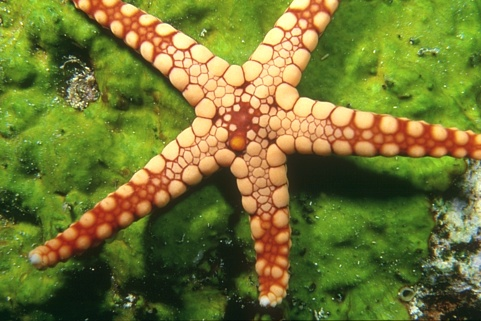
%> input picture TRPCA/testimg.jpg, 481 x 321 px
$ octave demo_trpca_image.m   (GNU Octave 9; MATLAB toolbox functions it lacks are replaced by stand-ins)
%> lines starting %> are read from the running program, lines starting %| are printed output that depends on the picture
### TRPCA/trpca_tnn.m
function [L,S,obj,err,iter] = trpca_tnn(X,lambda,opts)

% Solve the Tensor Robust Principal Component Analysis based on Tensor Nuclear Norm problem by ADMM
%
% min_{L,S} ||L||_*+lambda*||S||_1, s.t. X=L+S
%
% ---------------------------------------------
% Input:
%       X       -    d1*d2*d3 tensor
%       lambda  -    >0, parameter
%       opts    -    Structure value in Matlab. The fields are
%           opts.tol        -   termination tolerance
%           opts.max_iter   -   maximum number of iterations
%           opts.mu         -   stepsize for dual variable updating in ADMM
%           opts.max_mu     -   maximum stepsize
%           opts.rho        -   rho>=1, ratio used to increase mu
%           opts.DEBUG      -   0 or 1
%
% Output:
%       L       -    d1*d2*d3 tensor
%       S       -    d1*d2*d3 tensor
%       obj     -    objective function value
%       err     -    residual
%       iter    -    number of iterations
%
% version 1.0 - 19/06/2016
%
% Written by Canyi Lu (canyilu@gmail.com)
%
% References:
% [1] Canyi Lu, Jiashi Feng, Yudong Chen, Wei Liu, Zhouchen Lin and Shuicheng
%     Yan, Tensor Robust Principal Component Analysis with A New Tensor Nuclear
%     Norm, arXiv preprint arXiv:1804.03728, 2018
% [2] Canyi Lu, Jiashi Feng, Yudong Chen, Wei Liu, Zhouchen Lin and Shuicheng
%     Yan, Tensor Robust Principal Component Analysis: Exact Recovery of Corrupted
%     Low-Rank Tensors via Convex Optimization, arXiv preprint arXiv:1804.03728, 2018
%

tol = 1e-8;
max_iter = 500;
rho = 1.1;
mu = 1e-4;
max_mu = 1e10;
DEBUG = 0;

if ~exist('opts', 'var')
    opts = [];
end
if isfield(opts, 'tol');         tol = opts.tol;              end
if isfield(opts, 'max_iter');    max_iter = opts.max_iter;    end
if isfield(opts, 'rho');         rho = opts.rho;              end
if isfield(opts, 'mu');          mu = opts.mu;                end
if isfield(opts, 'max_mu');      max_mu = opts.max_mu;        end
if isfield(opts, 'DEBUG');       DEBUG = opts.DEBUG;          end

dim = size(X);
L = zeros(dim);
S = L;
Y = L;

iter = 0;
for iter = 1 : max_iter
    Lk = L;
    Sk = S;
    % update L
    [L,tnnL] = prox_tnn(-S+X-Y/mu,1/mu);
    % update S
    S = prox_l1(-L+X-Y/mu,lambda/mu);

    dY = L+S-X;
    chgL = max(abs(Lk(:)-L(:)));
    chgS = max(abs(Sk(:)-S(:)));
    chg = max([ chgL chgS max(abs(dY(:))) ]);
    if DEBUG
        if iter == 1 || mod(iter, 10) == 0
            obj = tnnL+lambda*norm(S(:),1);
            err = norm(dY(:));
            disp(['iter ' num2str(iter) ', mu=' num2str(mu) ...
                    ', obj=' num2str(obj) ', err=' num2str(err)]);
        end
    end

    if chg < tol
        break;
    end
    Y = Y + mu*dY;
    mu = min(rho*mu,max_mu);
end
obj = tnnL+lambda*norm(S(:),1);
err = norm(dY(:));

### TRPCA/prox_tnn.m
function [X,tnn,trank] = prox_tnn(Y,rho)

% The proximal operator of the tensor nuclear norm of a 3 way tensor
%
% min_X rho*||X||_*+0.5*||X-Y||_F^2
%
% Y     -    n1*n2*n3 tensor
%
% X     -    n1*n2*n3 tensor
% tnn   -    tensor nuclear norm of X
% trank -    tensor tubal rank of X
%
% version 2.1 - 14/06/2018
%
% Written by Canyi Lu (canyilu@gmail.com)
%
%
% References:
% Canyi Lu, Tensor-Tensor Product Toolbox. Carnegie Mellon University.
% June, 2018. https://github.com/canyilu/tproduct.
%
% Canyi Lu, Jiashi Feng, Yudong Chen, Wei Liu, Zhouchen Lin and Shuicheng
% Yan, Tensor Robust Principal Component Analysis with A New Tensor Nuclear
% Norm, arXiv preprint arXiv:1804.03728, 2018
%

[n1,n2,n3] = size(Y);
X = zeros(n1,n2,n3);
Y = fft(Y,[],3);
tnn = 0;
trank = 0;

% first frontal slice
[U,S,V] = svd(Y(:,:,1),'econ');
S = diag(S);
r = length(find(S>rho));
if r>=1
    S = S(1:r)-rho;
    X(:,:,1) = U(:,1:r)*diag(S)*V(:,1:r)';
    tnn = tnn+sum(S);
    trank = max(trank,r);
end
% i=2,...,halfn3
halfn3 = round(n3/2);
for i = 2 : halfn3
    [U,S,V] = svd(Y(:,:,i),'econ');
    S = diag(S);
    r = length(find(S>rho));
    if r>=1
        S = S(1:r)-rho;
        X(:,:,i) = U(:,1:r)*diag(S)*V(:,1:r)';
        tnn = tnn+sum(S)*2;
        trank = max(trank,r);
    end
    X(:,:,n3+2-i) = conj(X(:,:,i));
end

% if n3 is even
if mod(n3,2) == 0
    i = halfn3+1;
    [U,S,V] = svd(Y(:,:,i),'econ');
    S = diag(S);
    r = length(find(S>rho));
    if r>=1
        S = S(1:r)-rho;
        X(:,:,i) = U(:,1:r)*diag(S)*V(:,1:r)';
        tnn = tnn+sum(S);
        trank = max(trank,r);
    end
end
tnn = tnn/n3;
X = ifft(X,[],3);

### TRPCA/prox_l1.m
function x = prox_l1(b,lambda)

% The proximal operator of the l1 norm
%
% min_x lambda*||x||_1+0.5*||x-b||_2^2
%
% version 1.0 - 18/06/2016
%
% Written by Canyi Lu (canyilu@gmail.com)
%

x = max(0,b-lambda)+min(0,b+lambda);

### TRPCA/demo_trpca_image.m
addpath(genpath(cd))
clear

pic_name = './testimg.jpg';
X = double(imread(pic_name));
X = X(41:40+256, 51:50+256, :);
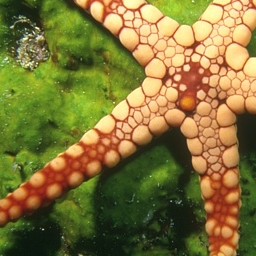
%> X: size 256x256x3 double; mean R, G, B 128, 115.9, 56.9

X = X/255;
maxP = max(abs(X(:)));
%> maxP = 1
[n1,n2,n3] = size(X);
%> n1 = 256; n2 = 256; n3 = 3
Xn = X;
rhos = 0.3
ind = find(rand(n1*n2*n3,1)<rhos);
Xn(ind) = rand(length(ind),1);
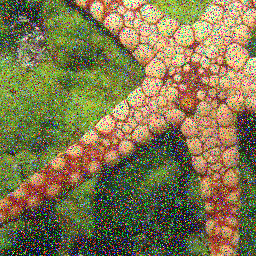
%> Xn: size 256x256x3 double; mean R, G, B 0.502, 0.468, 0.308

opts.mu = 1e-4;
opts.tol = 1e-5;
opts.rho = 1.1;
opts.max_iter = 500;
opts.DEBUG = 1;

[n1,n2,n3] = size(Xn);
lambda = 1/sqrt(max(n1,n2)*n3);
%> lambda = 0.0361
[Xhat,E,err,iter] = trpca_tnn(Xn,lambda,opts);
%> (the run ends here)
